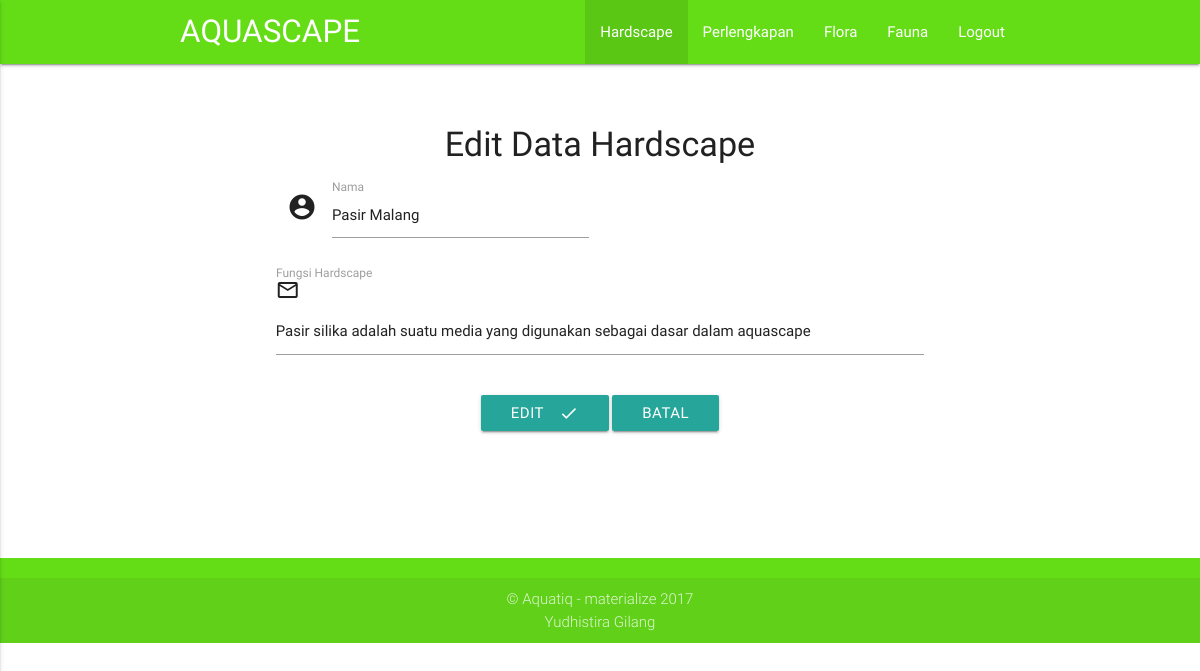
The page /admin/eha.php?kode=5 (signed in) on the database its author committed.
### tables this page shows
CREATE TABLE IF NOT EXISTS `hardscape` (
`idhardscape` int(11) NOT NULL,
  `NamaHardscape` varchar(30) NOT NULL,
  `FungsiHardscape` text NOT NULL,
  `fotohardscape` varchar(100) NOT NULL
);

### admin/eha.php (the view, shortened to what this page needs)
<?php
	include('../config.php');
	$id = $_GET['kode'];
	$SQL_DATA = $aqua->query("SELECT * FROM hardscape WHERE idhardscape='$id'");
	$data = $SQL_DATA->fetch_array();
?>
<!DOCTYPE html>
<html>
<head>
	<link rel="stylesheet" type="text/css" href="../asset/css/materialize.min.css">
</head>
<body>
		<nav class="light-green accent-4">
		<div class="container">
			<div class="nav-wrapper">
				<a href="index.php" class="brand-logo">AQUASCAPE</a>
				<ul class="right hide-on-med-and-down">
					<li class="active"><a href="hardscape.php">Hardscape</a></li>
					<li><a href="perlengkapan.php">Perlengkapan</a></li>
					<li><a href="flora.php">Flora</a></li>
					<li><a href="fauna.php">Fauna</a></li>
					<li><a href="logout.php">Logout</a></li>
				</ul>
			</div>
		</div>
		</nav>
	<br><br>
	<div class="container">
			<div class="row">
				<div class="container">
					 <?php
					echo'
					<form method="POST" action="" enctype="multipart/form-data">
							<div class="row">
								<h4 class="center-align">
									Edit Data Hardscape
								</h4>
								<div class="row">
									<div class="col s12 m6 l6 input-field">
										<i class="material-icons prefix">account_circle</i>
										<input type="text" name="nama" value="'.$data['NamaHardscape'].'" id="icon_prefix">
										<label for="icon_prefix">Nama</label>
									</div>
								</div>
								<div class="row">
									<div class="input-field">
										<i class="material-icons">mail_outline</i>
										<input type="text" name="fungsi" value="'.$data['FungsiHardscape'].'" id="icon_prefix">
										<label for="icon_prefix">Fungsi Hardscape</label>
									</div>
								</div>
								<div class="row">
									<div class="input-field center-align">
										<button class="btn waves-effect waves-light" type="submit" name="edit">Edit<i class="material-icons right">done</i></button>
										<a href="hardscape.php" class="waves-effect waves-light btn">Batal</a>
									</div>
								</div>
							</div>
					</form>
					';
					?>
				</div>
			</div>
		<br>
	</div>
	<br>
	<br>
	<footer class="page-footer light-green accent-4 black-text">
			<div class="footer-copyright">
				<div class="container center-align">
					&copy; Aquatiq - materialize 2017
					<br>
					Yudhistira Gilang
				</div>
			</div>
	</footer>
</body>
</html>

### rows shown on the page
hardscape: nama "Pasir Malang", fungsi "Pasir silika adalah suatu media yang digunakan sebagai dasar dalam aquascape"
